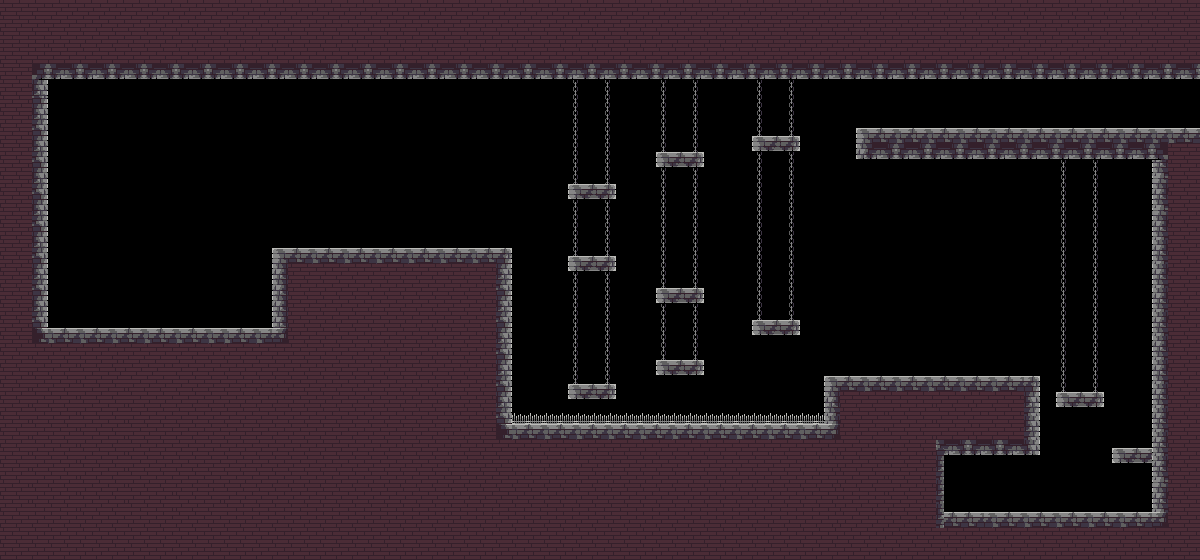

Rendered tile map (Tiled .tmx) drawn with the repository's tilesets; below, a short description and the map source with its tile grids summarised:
An orthogonal 150x70 tile map with 8x8 px tiles, 1 tile layer (Capa de patrones 1), 2 tilesets and 39 objects (2x primera, 0, 1, Hub_World/1, Prueba_3/0, ...).

<map version="1.2" tiledversion="1.3.2" orientation="orthogonal" renderorder="left-up" compressionlevel="0" width="150" height="70" tilewidth="8" tileheight="8" infinite="0" nextlayerid="12" nextobjectid="79">
 <tileset firstgid="1" name="Assets" tilewidth="8" tileheight="8" tilecount="1288" columns="46">
  <image source="Assets.png" width="368" height="224" />
 </tileset>
 <tileset firstgid="1289" name="prueba_castillo" tilewidth="8" tileheight="8" tilecount="10000" columns="100">
  <image source="prueba_castillo.png" width="800" height="800" />
 </tileset>
 <layer id="1" name="Capa de patrones 1" width="150" height="70">
  <data>[10500 cells, 6282 non-empty, 97 distinct tile ids]</data>
 </layer>
 <objectgroup id="2" name="1">
  <object id="66" x="1120" y="423" width="24" height="24" />
  <object id="70" x="940" y="351" width="24" height="24" />
 </objectgroup>
 <objectgroup id="3" name="2">
  <object id="72" x="924" y="102" width="24" height="24" />
  <object id="73" x="976" y="102" width="24" height="24" />
  <object id="74" x="1024" y="102" width="24" height="24" />
  <object id="76" x="422" y="223" width="24" height="24" />
  <object id="78" x="355" y="223" width="24" height="24" />
 </objectgroup>
 <objectgroup id="4" name="Puertas">
  <object id="6" name="primera" x="872.667" y="80" width="32" height="48" />
 </objectgroup>
 <objectgroup id="5" name="Palancas">
  <object id="4" name="primera" x="56" y="312" width="16" height="16" />
 </objectgroup>
 <objectgroup id="7" name="Entradas">
  <object id="11" name="0" x="960.25" y="478" width="32.25" height="30.25" />
  <object id="15" name="1" x="1107.38" y="96.375" width="32.25" height="30.25" />
 </objectgroup>
 <objectgroup id="8" name="Salidas">
  <object id="17" name="Hub_World/1" x="943.75" y="454" width="8" height="58.25" />
  <object id="18" name="Prueba_3/0" x="1224" y="79" width="12" height="49" />
 </objectgroup>
 <objectgroup id="9" name="ZonasLetales">
  <object id="20" x="512" y="412" width="312.5" height="11.5" />
 </objectgroup>
 <objectgroup id="10" name="Hitboxes">
  <object id="30" x="32.125" y="63.875" width="1168" height="15.25" />
  <object id="33" x="16.1818" y="78.3636" width="31.8182" height="251.091" />
  <object id="36" x="31.8182" y="328" width="240" height="16.9091" />
  <object id="37" x="272" y="248" width="240" height="202.5" />
  <object id="39" x="512" y="423.5" width="312" height="16.75" />
  <object id="40" x="824" y="376" width="216" height="79" />
  <object id="41" x="856" y="128" width="296" height="31" />
  <object id="42" x="1152" y="128" width="47.75" height="383.875" />
  <object id="43" x="935.818" y="512" width="220" height="16" />
  <object id="44" x="1112" y="448" width="40.0625" height="15.1875" />
  <object id="45" x="1056" y="392" width="47.9375" height="15.0625" />
  <object id="46" x="751.938" y="320" width="48.0625" height="15.125" />
  <object id="47" x="568" y="384" width="47.9091" height="15" />
  <object id="48" x="656" y="360" width="47.875" height="15.125" />
  <object id="49" x="656" y="288" width="48" height="15.1875" />
  <object id="50" x="568" y="256" width="48" height="15.2727" />
  <object id="51" x="568" y="184" width="48" height="15.125" />
  <object id="52" x="656" y="152" width="48" height="15" />
  <object id="53" x="752" y="136" width="48" height="15" />
  <object id="57" x="1200.36" y="73.0909" width="40" height="5.81818" />
  <object id="58" x="1200" y="128" width="40" height="8.72727" />
 </objectgroup>
 <objectgroup id="11" name="Herramientas">
  <object id="1" name="Bow" x="104" y="312" width="16" height="16" />
 </objectgroup>
 <objectgroup id="6" name="Monedas">
  <object id="62" x="584" y="368" width="16" height="16" />
  <object id="64" x="720" y="200" width="16" height="16" />
  <object id="65" x="272" y="232" width="16" height="16" />
 </objectgroup>
</map>
